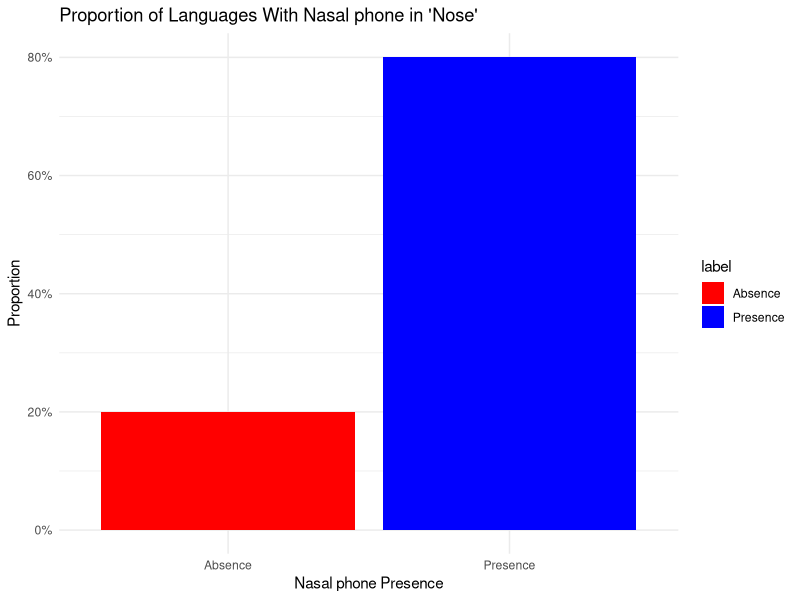
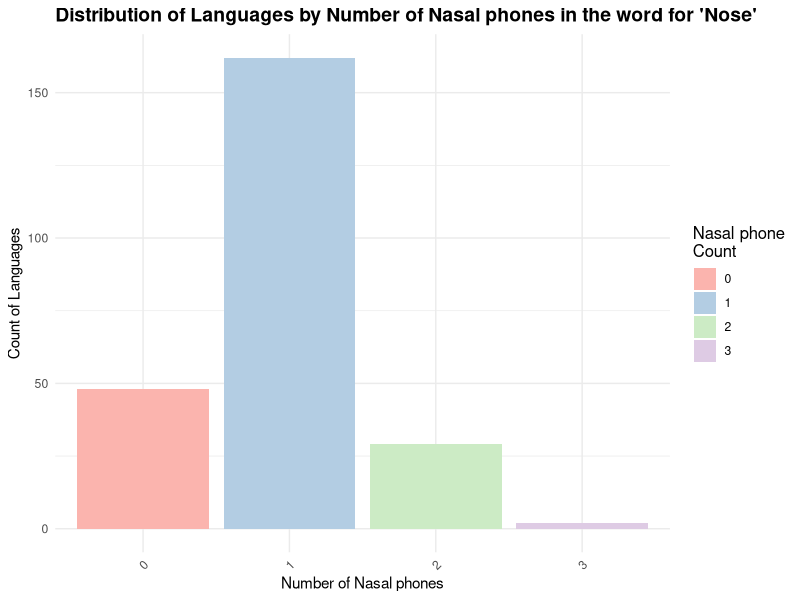
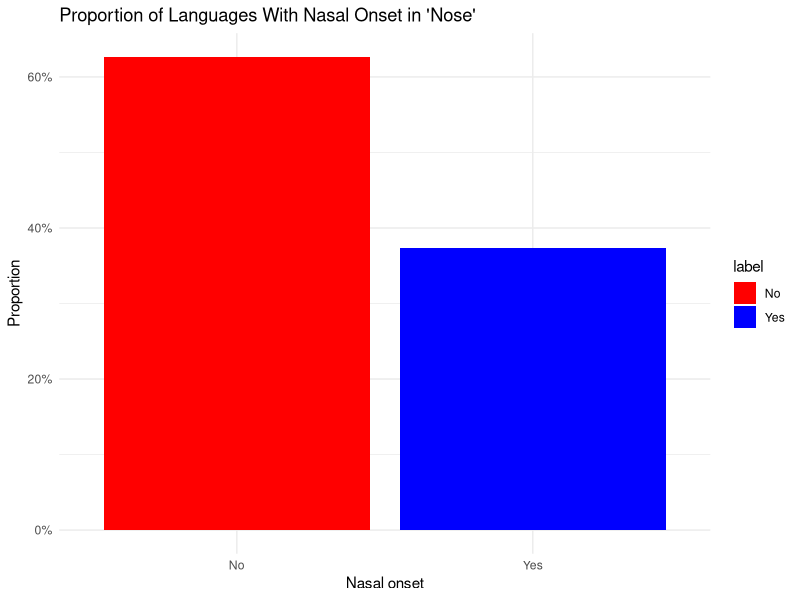
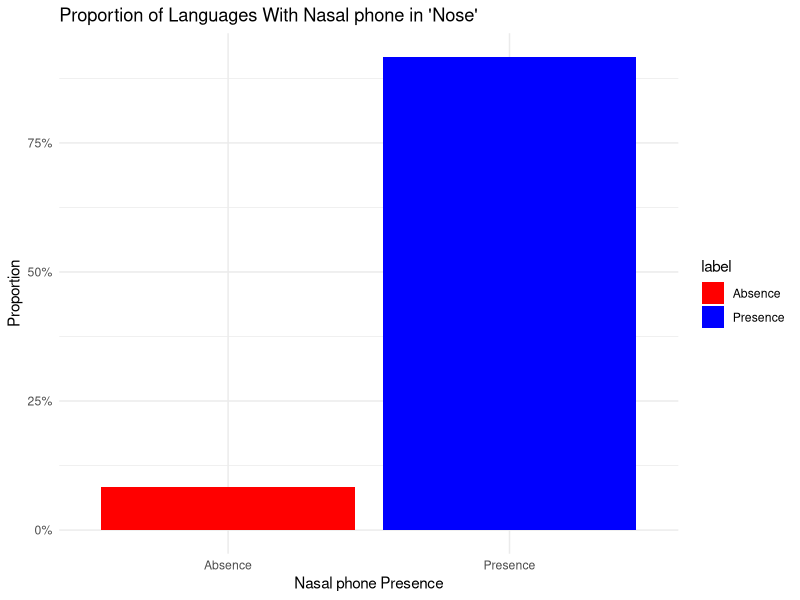
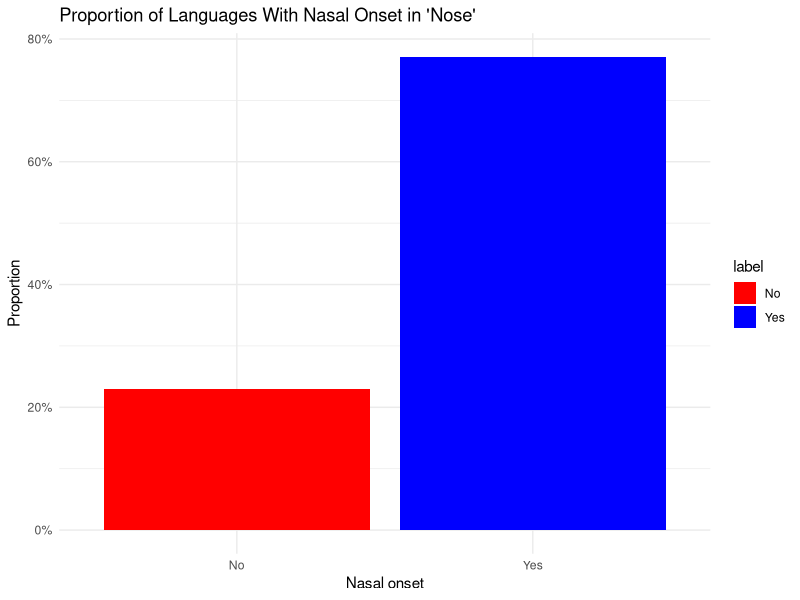
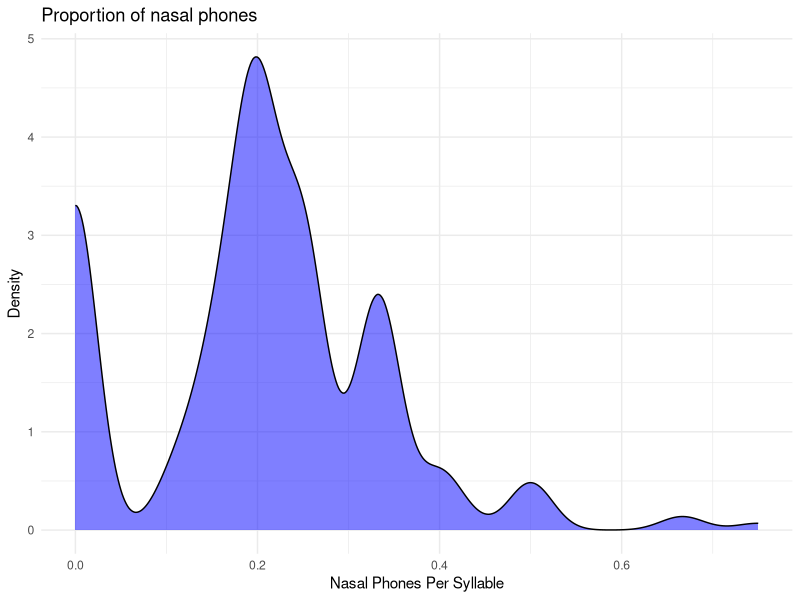
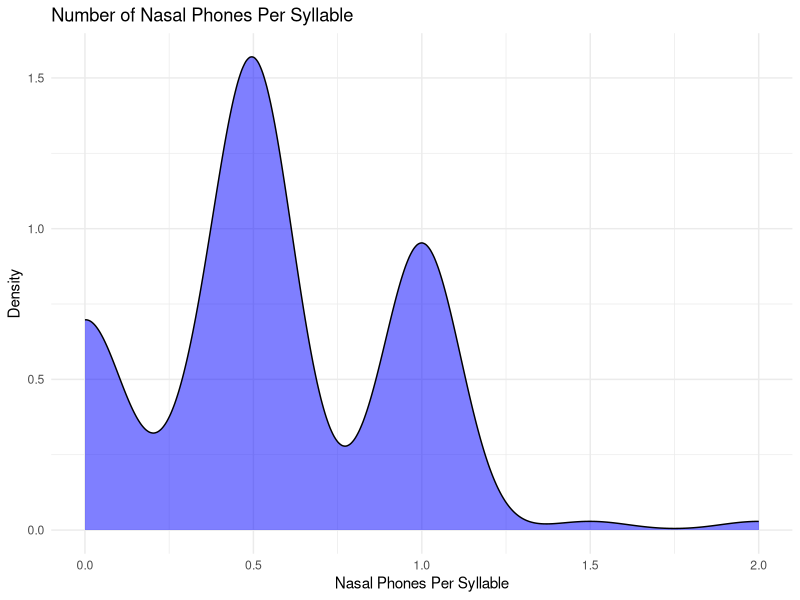
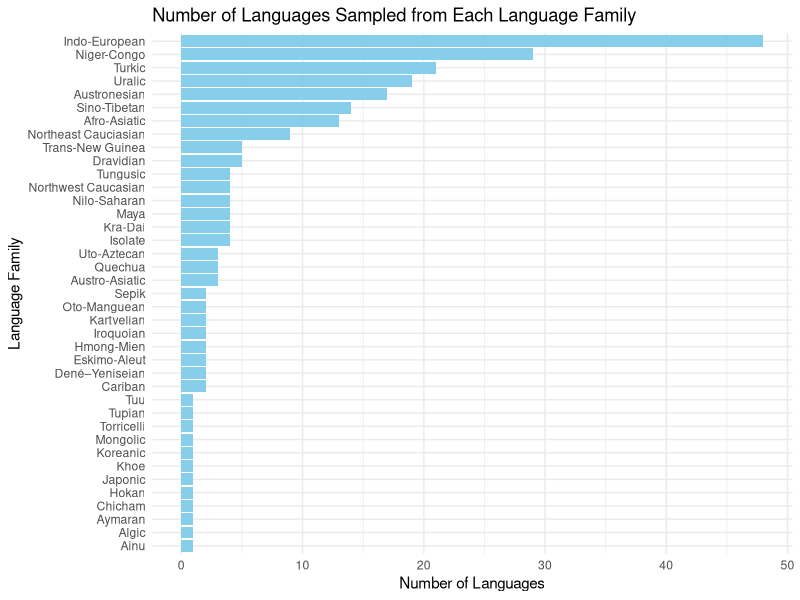

Here is the R script that generated these plots, in order: (Note: a time limit stopped this script after it produced the figures.)
## ---- chunk 1
#| include: false
#| warning: false
#| message: false

library(tidyverse)
library(knitr)
library(broom)
library(stats)

nose_typology_data <- read.csv(here::here('outputs/data/nose_typology_dataset.csv'))

## ---- chunk 2
#| echo: false
#| warning: false
#| message: false
#| label: tbl-rawdata
#| tbl-cap: Random Sample of 10 Languages from the Dataset Highlighting the Presence of Nasal phones in the Word for 'Nose'

set.seed(122)
random_subset <- sample_n(nose_typology_data, size = 10)
random_subset <- random_subset %>% select(language, language_family, latin_transcription, ipa_transcription, nasal_phone)
kable(head(random_subset))
## ---- chunk 3
#| echo: false
#| warning: false
#| message: false
#| label: fig-nasal-phone
#| fig-cap: Distribution of Languages by Presence of a Nasal phone in the Word for 'Nose'

nasal_summary <- nose_typology_data %>%
  dplyr::group_by(nasal_phone) %>%
  dplyr::summarise(count = n()) %>%
  dplyr::mutate(proportion = count / sum(count),
                label = ifelse(nasal_phone == TRUE, "Presence", "Absence"))

ggplot(nasal_summary, aes(x = label, y = proportion, fill = label)) +
  geom_bar(stat = "identity") +
  scale_y_continuous(labels = scales::percent_format()) +
  scale_fill_manual(values = c("Presence" = "blue", "Absence" = "red")) +
  labs(x = "Nasal phone Presence", y = "Proportion", title = "Proportion of Languages With Nasal phone in 'Nose'") +
  theme_minimal()
## ---- chunk 4
#| echo: false
#| warning: false
#| message: false
#| label: fig-nasal-phone-number
#| fig-cap: Distribution of Languages by Number of Nasal phones in the word for 'Nose'

nasal_phone_summary_count <- nose_typology_data %>%
  group_by(nasal_phone_number) %>%
  summarise(Language_Count = n()) %>%
  ungroup()

ggplot(nasal_phone_summary_count, aes(x = as.factor(nasal_phone_number), y = Language_Count, fill = as.factor(nasal_phone_number))) +
  geom_bar(stat = "identity") +
  scale_fill_brewer(palette = "Pastel1", name = "Nasal phone\nCount") +
  labs(title = "Distribution of Languages by Number of Nasal phones in the word for 'Nose'",
       x = "Number of Nasal phones",
       y = "Count of Languages") +
  theme_minimal() +
  theme(axis.text.x = element_text(angle = 45, hjust = 1),
        plot.title = element_text(size = 14, face = "bold"),
        legend.title = element_text(size = 12))

## ---- chunk 5
#| echo: false
#| warning: false
#| message: false
#| label: tbl-nasal-phone-number
#| tbl-cap: Summary Statistics of Languages by Number of Nasal phones in the word for 'Nose'

nasal_phone_summary_stats <- nose_typology_data %>% summarize(mean=round(mean(nasal_phone_number),2), median = median(nasal_phone_number), sd = round(sd(nasal_phone_number),2))

kable(nasal_phone_summary_stats)
## ---- chunk 6
#| echo: false
#| warning: false
#| message: false
#| label: fig-nasal-onset
#| fig-cap: Distribution of Languages by Presence of Nasal phone in the Onset in the Word for 'Nose'

nasal_summary_onset <- nose_typology_data %>%
  dplyr::group_by(nasal_onset) %>% 
  dplyr::summarise(count = n()) %>%
  dplyr::mutate(proportion = count / sum(count),
                label = ifelse(nasal_onset == TRUE, "Yes", "No"))

ggplot(nasal_summary_onset, aes(x = label, y = proportion, fill = label)) +
  geom_bar(stat = "identity") +
  scale_y_continuous(labels = scales::percent_format()) +
  scale_fill_manual(values = c("Yes" = "blue", "No" = "red")) +
  labs(x = "Nasal onset", y = "Proportion", title = "Proportion of Languages With Nasal Onset in 'Nose'") +
  theme_minimal()
## ---- chunk 7
#| echo: false
#| warning: false
#| message: false
#| label: fig-nasal-phone-ie
#| fig-cap: Distribution of Languages by Presence of a Nasal phone in the Word for 'Nose' in Indo-European languages

nasal_summary <- nose_typology_data %>% filter(language_family == "Indo-European") %>% 
  dplyr::group_by(nasal_phone) %>%
  dplyr::summarise(count = n()) %>%
  dplyr::mutate(proportion = count / sum(count),
                label = ifelse(nasal_phone == TRUE, "Presence", "Absence"))

ggplot(nasal_summary, aes(x = label, y = proportion, fill = label)) +
  geom_bar(stat = "identity") +
  scale_y_continuous(labels = scales::percent_format()) +
  scale_fill_manual(values = c("Presence" = "blue", "Absence" = "red")) +
  labs(x = "Nasal phone Presence", y = "Proportion", title = "Proportion of Languages With Nasal phone in 'Nose'") +
  theme_minimal()
## ---- chunk 8
#| echo: false
#| warning: false
#| message: false
#| label: fig-nasal-onset-ie
#| fig-cap: Distribution of Languages by Presence of Nasal phone in the Onset in the Word for 'Nose' in Indo-European languages

nasal_summary_onset <- nose_typology_data %>% filter(language_family=='Indo-European') %>% 
  dplyr::group_by(nasal_onset) %>% 
  dplyr::summarise(count = n()) %>%
  dplyr::mutate(proportion = count / sum(count),
                label = ifelse(nasal_onset == TRUE, "Yes", "No"))

ggplot(nasal_summary_onset, aes(x = label, y = proportion, fill = label)) +
  geom_bar(stat = "identity") +
  scale_y_continuous(labels = scales::percent_format()) +
  scale_fill_manual(values = c("Yes" = "blue", "No" = "red")) +
  labs(x = "Nasal onset", y = "Proportion", title = "Proportion of Languages With Nasal Onset in 'Nose'") +
  theme_minimal()
## ---- chunk 9
#| echo: false
#| warning: false
#| message: false
#| label: fig-nasal-phones-syllable-overallcount
#| fig-cap: "Distribution of the proportion of nasal phones in the Word for 'Nose' Across Languages in the Dataset"

ggplot(nose_typology_data, aes(x = nasal_phones_proportion)) +
  geom_density(fill = "blue", alpha = 0.5) +
  labs(title = "Proportion of nasal phones",
       x = "Nasal Phones Per Syllable",
       y = "Density") +
  theme_minimal()

## ---- chunk 10
#| echo: false
#| warning: false
#| message: false
#| label: fig-nasal-phones-syllable
#| fig-cap: "Distribution of Nasal Phones Per Syllable in the Word for 'Nose' Across Languages in the Dataset"

ggplot(nose_typology_data, aes(x = nasal_phones_per_syllable)) +
  geom_density(fill = "blue", alpha = 0.5) +
  labs(title = "Number of Nasal Phones Per Syllable",
       x = "Nasal Phones Per Syllable",
       y = "Density") +
  theme_minimal()

## ---- chunk 11
#| echo: false
#| warning: false
#| message: false
#| label: fig-language-families
#| fig-cap: "Number of languages sampled per Language Family included"
#| fig-width: 2.5
#| fig-height: 2.5

languages_per_family <- nose_typology_data %>%
  group_by(language_family) %>%
  summarise(Count = n()) %>%
  arrange(desc(Count))

# Plotting the bar chart
ggplot(languages_per_family, aes(x = reorder(language_family, Count), y = Count)) +
  geom_bar(stat = "identity", fill = "skyblue") +
  theme_minimal() +
  labs(title = "Number of Languages Sampled from Each Language Family",
       x = "Language Family", 
       y = "Number of Languages") +
  coord_flip()
## ---- chunk 12
#| echo: false
#| warning: false
#| message: false

library(dplyr)
library(stats)

# 'LanguageFamily' needs to be converted to a factor if it's not already
nose_typology_data$LanguageFamily <- as.factor(nose_typology_data$language_family)

nose_typology_data$LanguageFamily <- relevel(nose_typology_data$LanguageFamily, ref = "Indo-European")


# 'Number_Of_Phones' and 'Number_Of_Syllables' should be integer or numeric variables
# Check data types and convert if necessary
nose_typology_data$Number_Of_Phones <- as.integer(nose_typology_data$phone_number)
nose_typology_data$Number_Of_Syllables <- as.integer(nose_typology_data$syllable_number)

# Fit the logistic regression model
model1 <- glm(formula = nasal_phone ~ LanguageFamily + Number_Of_Phones + Number_Of_Syllables,
             family = binomial(link = "logit"), 
             data = nose_typology_data)

model2 <- glm(formula = nasal_phone ~ is_indo_european + Number_Of_Phones + Number_Of_Syllables,
             family = binomial(link = "logit"), 
             data = nose_typology_data)
## ---- chunk 13
#| echo: false
#| warning: false
#| message: false
#| label: tbl-model2-summary
#| tbl-cap: Logistic Regression Model Summary (* < .05, ** < .01, *** < .001)


model_summary <- tidy(model2, conf.int = TRUE)


model_table <- model_summary %>%
  select(term = term, estimate = estimate, std.error = std.error, statistic = statistic, p.value = p.value) %>%
  mutate(p.value = case_when(
    p.value < .001 ~ paste0(sprintf("%.3f", p.value), "***"),
    p.value < .01 ~ paste0(sprintf("%.3f", p.value), "**"),
    p.value < .05 ~ paste0(sprintf("%.3f", p.value), "*"),
    p.value < .1 ~ paste0(sprintf("%.3f", p.value), "."),
    TRUE ~ as.character(sprintf("%.3f", p.value))
  )) %>%
  mutate(odds_ratio = exp(estimate))

# Using kable to create the table
kable(model_table, format = "html", digits = 3) 
## ---- chunk 14
#| echo: false
#| warning: false
#| message: false

# Calculate the observed difference in proportions
obs_diff <- nose_typology_data %>%
  group_by(is_indo_european) %>%
  summarize(prop_nasal = mean(nasal_phone, na.rm = TRUE)) %>%
  summarise(diff = diff(prop_nasal)) %>%
  pull(diff)

# Function to permute the 'is_indo_european' labels and calculate the difference in proportions
permute_diff <- function(data) {
  permuted <- data %>%
    mutate(is_indo_european = sample(is_indo_european)) %>%
    group_by(is_indo_european) %>%
    summarize(prop_nasal = mean(nasal_phone, na.rm = TRUE)) %>%
    summarise(diff = diff(prop_nasal)) %>%
    pull(diff)
  
  return(permuted)
}

# Perform the permutation test 10,000 times
set.seed(123) # For reproducibility
perm_results <- replicate(10000, permute_diff(nose_typology_data))

# Calculate the p-value
p_value <- mean(abs(perm_results) >= abs(obs_diff))


## ---- chunk 15
summary(model1)
